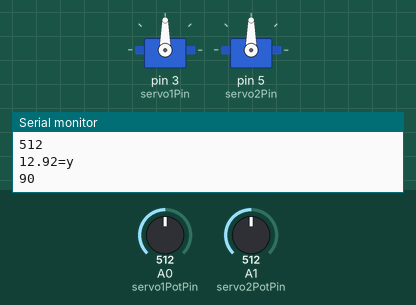
Recording of a sketch running on a simulated Arduino Uno, built with avr-gcc and run on an emulated ATmega328P. Shown: 2 × servo, the last lines printed to the serial monitor. The inputs (shaded band) are chosen by the test bench; at power-on: A0 (servo1PotPin) = 512, A1 (servo2PotPin) = 512.

Above: at 1.3 s.
1.4 s: A0 (servo1PotPin) set to 716
At 2.6 s:
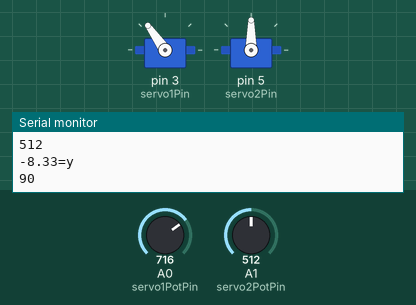
3.0 s: A1 (servo2PotPin) set to 716
At 4.0 s:
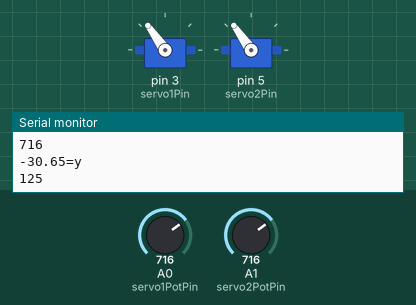
4.5 s: A0 (servo1PotPin) set to 900
At 5.5 s:
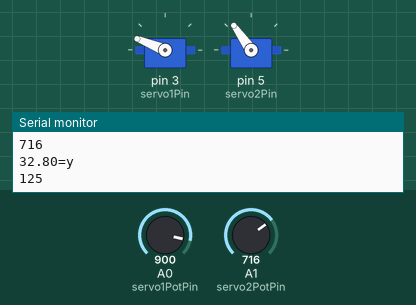
6.0 s: A1 (servo2PotPin) set to 514
At 6.8 s:
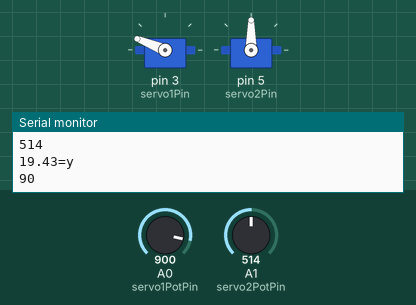
7.5 s: A1 (servo2PotPin) set to 494
At 8.2 s:
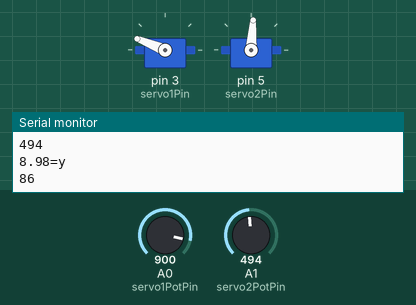
10.5 s: A0 (servo1PotPin) set to 1023
At 11.0 s:
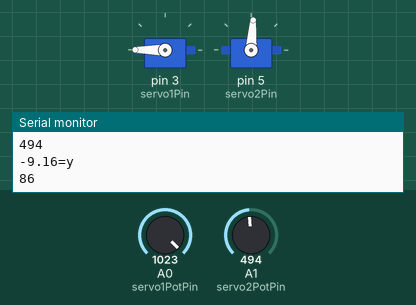
Timing chart, 0 to 13.0 s (numbered marks = the images above; inputs shaded):
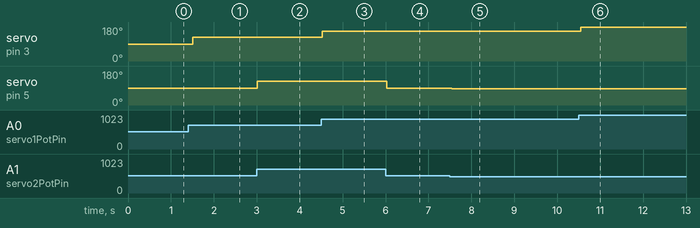

Measured:
- after the input at 1.4 s, servo on pin 3 (servo1Pin): 90° → 125° after 0.11 s
- after the input at 3.0 s, servo on pin 5 (servo2Pin): 90° → 125° at once
- after the input at 4.5 s, servo on pin 3 (servo1Pin): 125° → 158° at once
- after the input at 6.0 s, servo on pin 5 (servo2Pin): 125° → 90° at once
- after the input at 7.5 s, servo on pin 5 (servo2Pin): 90° → 86° at once
- after the input at 10.5 s, servo on pin 3 (servo1Pin): 158° → 180° after 0.05 s

The sketch:

servo_arrm_with_2_potentiometer.ino
```cpp
//forward way for arms dippending on the angulars
#include <Servo.h> //this is  a servo library

//for servo 1
Servo servo1;
const int servo1PotPin =A0;//this is th potentiometer which by it will give an angular q1
const int servo1Pin = 3;// Must use PWM enabled pin
int q1;//the angular of potentiometarin pin A0

// servo 1 settings END

//for servo 2
Servo servo2;
const int servo2PotPin =A1;//this is th potentiometer which by it will give an angular q2
const int servo2Pin = 5;// Must use PWM enabled pin
int q2;//the angular of potentiometarin pin A1
//servo 1 settings END
int L1 = 30;//it is a hypothetical number for the length of the first arm
int L2 = 15;//it is a hypothetical number for the length of the second arm
float x,y;//these tow point location in a coordinate system which takes from equation down
void setup() {
   Serial.begin(9600); //the page can show you the X and Y value with angulars
  servo1.attach(servo1Pin); //difine the servo1
  servo2.attach(servo2Pin);  //difine the servo2
}

void loop() {

  q1 = analogRead(servo1PotPin); //the angular came from the potentiometer pin

  x = L1 * cos(q1) +L2 * cos(q1 + q2);//equation for X
  Serial.print(x);//will print the value in the page
  Serial.println(" =x ");//printed in diffrent line each time
  q1 = map(q1, 0, 1023, 0, 180);//1023 it's for potintiometer equivalent to servo andular 180
  Serial.print(q1);//printed on page
  Serial.println(" ");
  servo1.write(q1);//appleing it on servo
  //the same thing for q2 and equation y
  q2 = analogRead(servo2PotPin);
  Serial.print(q2);
  Serial.println("  ");
  y = L1 * sin(q1) +L2 * sin (q1 + q2);
  Serial.print(y);
  Serial.println("=y  ");
  q2 = map(q2, 0, 1023, 0, 180);
  Serial.print(q2);
  Serial.println("  ");
  servo2.write(q2);
  //in each value wait for 5 second
  delay(500);

}// loop end
```
